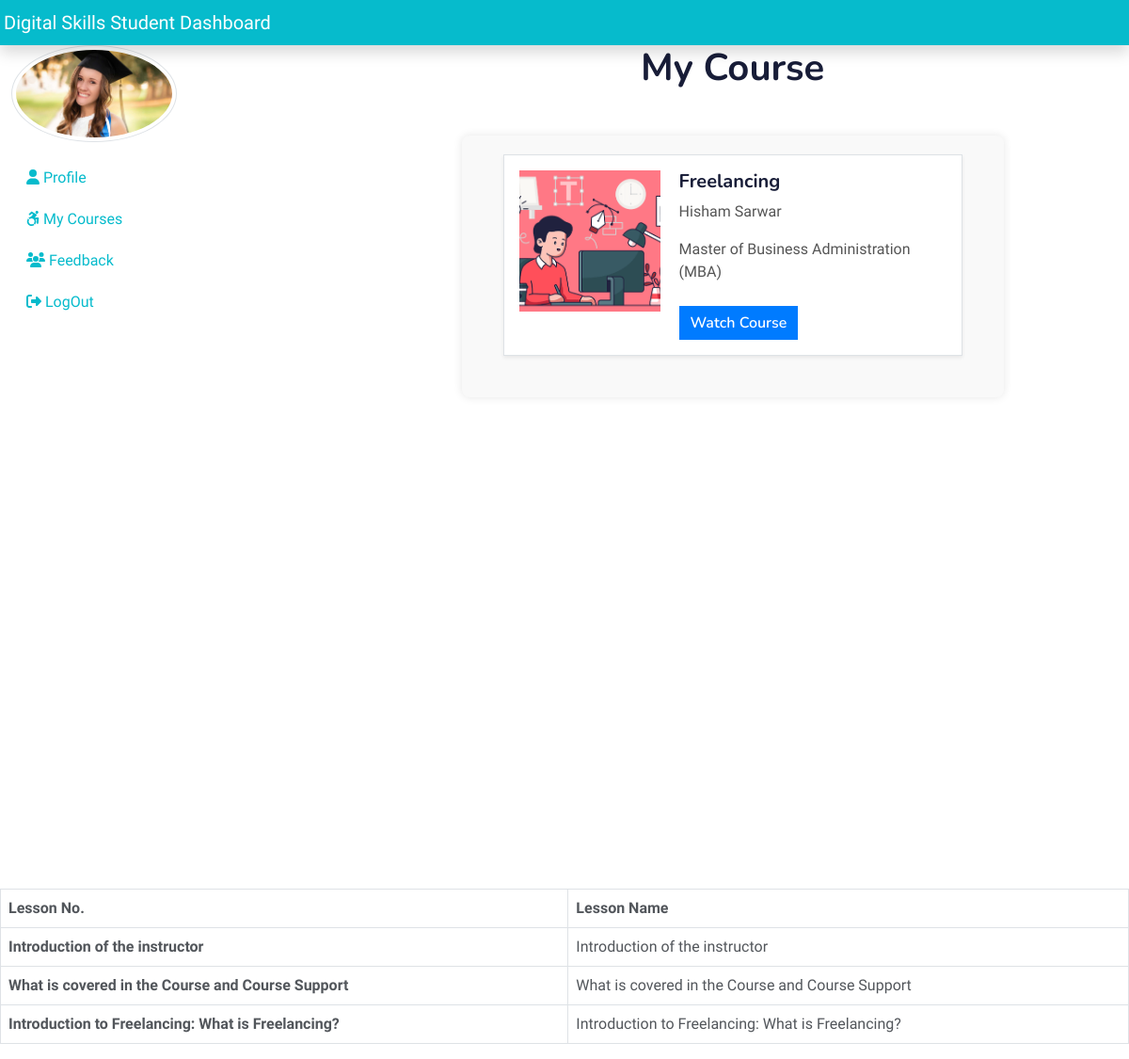
The app's page /student/studentcourses.php (signed in) with its own data.
### tables this page shows
CREATE TABLE `student` (
  `id` int(11) NOT NULL,
  `firstName` varchar(250) NOT NULL,
  `lastName` varchar(250) NOT NULL,
  `email` varchar(250) NOT NULL,
  `password` varchar(250) NOT NULL,
  `stu_img` text NOT NULL,
  `stu_occ` varchar(255) NOT NULL,
  `stu_course` int(11) NOT NULL
);

CREATE TABLE `addcourse` (
  `course_id` int(11) NOT NULL,
  `course_img` varchar(250) NOT NULL,
  `course_name` varchar(250) NOT NULL,
  `course_desc` text NOT NULL,
  `course_author` varchar(250) NOT NULL,
  `author_qua` varchar(250) NOT NULL,
  `author_desc` text NOT NULL
);

CREATE TABLE `lesson` (
  `lesson_id` int(11) NOT NULL,
  `lesson_name` varchar(250) NOT NULL,
  `lesson_desc` varchar(250) NOT NULL,
  `course_id` varchar(250) NOT NULL,
  `course_name` varchar(250) NOT NULL,
  `lesson_link` varchar(250) NOT NULL
);

### student/studentcourses.php (the view, shortened to what this page needs)
<?php
include('stuheader.php');
if(isset($_SESSION['is_login'])){
    $email = $_SESSION['email'];
	} else {
		echo "No email found in session.";
	}
$sql = "SELECT * FROM student WHERE  email = '$email'";
$result = $conn->query($sql);
if($result->num_rows == 1){
    $row = $result->fetch_assoc();
	$stuCourse = $row["stu_course"];
}
?>
<div class="col-sm-6 mt-5 mx-0">
    <div class="text-center wow fadeInUp" data-wow-delay="0.1s">
        <h1 class="mb-5">My Course</h1>
    </div>
    <section id="content" class="h-100 min-vh-100">
        <div class="outer-course-wrap">
            <div class="container clearfix">
                <div class="row">
                    <?php
                    $query = "SELECT * FROM `addcourse` WHERE course_id='$stuCourse'";
                    $result = mysqli_query($conn, $query);
                    if (mysqli_num_rows($result) > 0) {
                        while ($row = mysqli_fetch_assoc($result)) {
                            $course_id = $row["course_id"];
                            $course_img = $row["course_img"];
                            $course_name = $row["course_name"];
                            $course_author = $row["course_author"];
                            $author_qua = $row["author_qua"];
                            echo '
                            <div class="col-12 mb-4">
                                <div class="d-flex p-3 border rounded shadow-sm" style="background-color: #ffffff;">
                                    <img src="../img/' . ($course_img) . '" alt="' . ($course_name) . '" class="img-fluid" style="width: 150px; height: 150px; object-fit: cover; margin-right: 20px;">
                                    <div class="flex-grow-1">
                                        <h5 class="card-title">' . ($course_name) . '</h5>
                                        <p class="card-text">' . (($course_author)) . '</p>
                                        <p class="card-text">' . (($author_qua)) . '</p>
                                        <a href="watchcourse.php?course_id=' . $course_id . '" class="btn btn-primary mt-2">Watch Course</a>
                                    </div>
                                </div>
                            </div>';
                        }
                    } else {
                        echo '<div class="col-12"><p class="text-center">No courses found.</p></div>';
                    }
                    ?>
                </div>
            </div>
        </div>
    </section>
</div>
<table class="table table-bordered table-hover">
                <thead>
                    <tr>
                        <th scope="col">Lesson No.</th>
                        <th scope="col">Lesson Name</th>
                    </tr>
                </thead>
                <tbody>
                    <?php
                    $sql = "SELECT * FROM lesson WHERE course_id='$stuCourse' ";
                    $result = $conn->query($sql);
                    if($result->num_rows > 0){
                        while( $row = $result->fetch_assoc()){
                    echo '<tr>
                        <th scope="row">'.$row['lesson_name'].'</th>
                        <td>'.$row['lesson_desc'].'</td>
                    </tr>';
                }
            }
                    ?>
                </tbody>
            </table>
                    </div>
                </div>

### student/stuheader.php (shortened to what this page needs)
<?php
include('../maininclude/dbconnection.php');
if(isset($_SESSION['is_login'])){
    $email = $_SESSION['email'];
}
if(isset($email)){
    $sql = "SELECT stu_img FROM student WHERE email = '$email'";
    $result = $conn->query($sql);
    $row = $result->fetch_assoc();
    $stu_img = $row['stu_img'];
}
?>
<!DOCTYPE html>
<html lang="en">
<head>
    <link href="https://cdnjs.cloudflare.com/ajax/libs/font-awesome/5.10.0/css/all.min.css" rel="stylesheet">
    <link href="https://cdn.jsdelivr.net/npm/bootstrap-icons@1.4.1/font/bootstrap-icons.css" rel="stylesheet">
    <link href="lib/animate/animate.min.css" rel="stylesheet">
    <link href="lib/owlcarousel/assets/owl.carousel.min.css" rel="stylesheet">
    <link href="../css/bootstrap.min.css" rel="stylesheet">
    <link href="../css/style.css" rel="stylesheet">
    <link rel="stylesheet" href="../css/all.min.css">
</head>
<body>
 <nav class="navbar navbar-dark fixed-top p-1 shadow" style="background-color: var(--primary);">
    <a href="../index.php" class="navbar-brand col-sm-3 col-md-2 mr-0">Digital Skills Student Dashboard</a>
 </nav>
<div class="container-fluid md-5 " style="margin: top 40px;">
        <div class="row">
            <nav class="col-sm-3 col-md-2  sidebar py-5 d-print-none ">
                <div class="sidebar-sticky">
                    <ul class="nav flex-column">
                        <li class="nav-item mb-3">
                         <img src="<?php echo $stu_img?>" alt="studentimage" class="img-thumbnail rounded-circle">
                        </li>
                        <li class="nav-item">
                            <a href="studentprofile.php" class="nav-link <?php
                                ?>">
                                <i class="fas fa-user"></i>
                                Profile <span class="sr-only">(current)</span>
                            </a>
                        </li>
                        <li class="nav-item">
                            <a href="studentcourses.php" class="nav-link ">
                                <i class="fab fa-accessible-icon"></i>
                                My Courses
                            </a>
                        </li>
                        <li class="nav-item">
                            <a href="studentfeedback.php" class="nav-link">
                                <i class="fas fa-users"></i>
                                Feedback
                            </a>
                        </li>
                        <li class="nav-item">
                            <a href="../logout.php" class="nav-link">
                                <i class="fas fa-sign-out-alt"></i>
                                LogOut
                            </a>
                        </li>
                    </ul>
                </div>
            </nav>

### css/style.css (style rules this page uses)
:root { --primary: #06BBCC; --light: #F0FBFC; --dark: #181d38; }
.btn { font-family: 'Nunito', sans-serif; font-weight: 600; transition: .5s; }
.btn.btn-primary, .btn.btn-secondary { color: #FFFFFF; }
* { -webkit-box-sizing: border-box; -moz-box-sizing: border-box; box-sizing: border-box; }
* { margin: 0px; padding: 0px; }
li { line-height: 28px; list-style: none; }

### student/stuheader.php (style rules this page uses)
.outer-course-wrap { background-color: #f9f9f9; padding: 20px; border-radius: 8px; box-shadow: 0 0 10px rgba(0, 0, 0, 0.1); }

### student/studentcourses.php (style rules this page uses)
.outer-course-wrap { background-color: #f9f9f9; padding: 20px; border-radius: 8px; box-shadow: 0 0 10px rgba(0, 0, 0, 0.1); }
.card-title { font-weight: bold; }
.card-text { color: #555; }
.btn-primary { background-color: #007bff; border: none; }

### records on screen
student: stu_img (picture)
addcourse: course_img (picture), course_name "Freelancing", course_author "Hisham Sarwar", author_qua "Master of Business Administration (MBA)"
lesson: lesson_name "Introduction of the instructor", lesson_desc "Introduction of the instructor"
lesson: lesson_name "What is covered in the Course and Course Support", lesson_desc "What is covered in the Course and Course Support"
lesson: lesson_name "Introduction to Freelancing: What is Freelancing?", lesson_desc "Introduction to Freelancing: What is Freelancing?"
